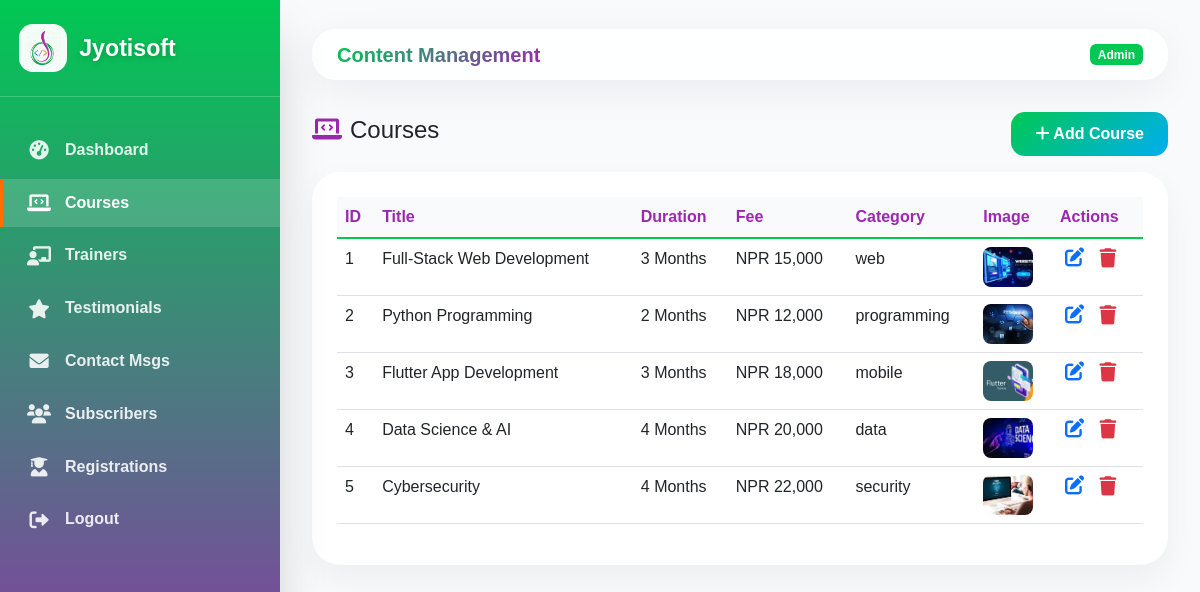
Page /admin/dashboard.php?section=courses (signed in) on the committed database.
### tables this page shows
CREATE TABLE courses (
    id INT AUTO_INCREMENT PRIMARY KEY,
    title VARCHAR(200) NOT NULL,
    duration VARCHAR(50) NOT NULL,
    fee VARCHAR(50) NOT NULL,
    category VARCHAR(50) NOT NULL,
    description TEXT,
    image_path VARCHAR(255)
);

### admin/dashboard.php (the view, shortened to what this page needs)
 <?php
require_once '../config/db.php';
$section = $_GET['section'] ?? 'dashboard';
?>
<!DOCTYPE html>
<html lang="en">
<head>
    <link href="https://cdn.jsdelivr.net/npm/bootstrap@5.3.0-alpha1/dist/css/bootstrap.min.css" rel="stylesheet">
    <link rel="stylesheet" href="https://cdnjs.cloudflare.com/ajax/libs/font-awesome/6.0.0-beta3/css/all.min.css">
</head>
<body>
<div class="admin-wrapper">
    <div class="sidebar" id="adminSidebar">
        <div class="brand">
            <div class="logo-container"><img src="../images/logo.png" alt="logo"></div>
            <span class="brand-text">Jyotisoft</span>
        </div>
        <ul class="sidebar-nav">
            <li class="nav-item-admin"><a class="nav-link-admin <?php echo $section=='dashboard'?'active':''; ?>" href="?section=dashboard"><i class="fas fa-tachometer-alt"></i> Dashboard</a></li>
            <li class="nav-item-admin"><a class="nav-link-admin <?php echo $section=='courses'?'active':''; ?>" href="?section=courses"><i class="fas fa-laptop-code"></i> Courses</a></li>
            <li class="nav-item-admin"><a class="nav-link-admin <?php echo $section=='trainers'?'active':''; ?>" href="?section=trainers"><i class="fas fa-chalkboard-user"></i> Trainers</a></li>
            <li class="nav-item-admin"><a class="nav-link-admin <?php echo $section=='testimonials'?'active':''; ?>" href="?section=testimonials"><i class="fas fa-star"></i> Testimonials</a></li>
            <li class="nav-item-admin"><a class="nav-link-admin <?php echo $section=='contacts'?'active':''; ?>" href="?section=contacts"><i class="fas fa-envelope"></i> Contact Msgs</a></li>
            <li class="nav-item-admin"><a class="nav-link-admin <?php echo $section=='subscribers'?'active':''; ?>" href="?section=subscribers"><i class="fas fa-users"></i> Subscribers</a></li>
            <li class="nav-item-admin"><a class="nav-link-admin <?php echo $section=='registrations'?'active':''; ?>" href="?section=registrations"><i class="fas fa-user-graduate"></i> Registrations</a></li>
            <li class="nav-item-admin"><a class="nav-link-admin" href="logout.php"><i class="fas fa-sign-out-alt"></i> Logout</a></li>
        </ul>
    </div>
    <div class="main-content">
        <div class="top-bar">
            <h5 class="m-0 fw-semibold" style="background: linear-gradient(135deg, var(--primary), var(--secondary)); -webkit-background-clip: text; background-clip: text; -webkit-text-fill-color: transparent;">Content Management</h5>
            <span class="badge" style="background: var(--primary);">Admin</span>
        </div>
        <?php if($section == 'dashboard'):
            $courses = $pdo->query("SELECT COUNT(*) FROM courses")->fetchColumn();
            $trainers = $pdo->query("SELECT COUNT(*) FROM trainers")->fetchColumn();
            $testimonials = $pdo->query("SELECT COUNT(*) FROM testimonials")->fetchColumn();
            $contacts = $pdo->query("SELECT COUNT(*) FROM contacts")->fetchColumn();
            $registrations = $pdo->query("SELECT COUNT(*) FROM registrations")->fetchColumn();
            $subscribers = $pdo->query("SELECT COUNT(*) FROM subscribers")->fetchColumn();
            $totalInquiries = $contacts + $registrations;
            $stmt = $pdo->query("SELECT category, COUNT(*) as cnt FROM courses GROUP BY category");
            $catData = [];
            while($row = $stmt->fetch()) $catData[$row['category']] = $row['cnt'];
            $categories = ['web','programming','mobile','data','security'];
            $catCounts = array_map(function($cat) use ($catData) { return $catData[$cat] ?? 0; }, $categories);
            $trainerNames = $pdo->query("SELECT name FROM trainers ORDER BY id")->fetchAll(PDO::FETCH_COLUMN);
            ?>
            <div class="row g-4" id="statsCards">
                <div class="col-md-3 col-6"><div class="stat-card"><h3><?=$courses?></h3><p>Courses</p></div></div>
                <div class="col-md-3 col-6"><div class="stat-card"><h3><?=$trainers?></h3><p>Trainers</p></div></div>
                <div class="col-md-3 col-6"><div class="stat-card"><h3><?=$testimonials?></h3><p>Testimonials</p></div></div>
                <div class="col-md-3 col-6"><div class="stat-card"><h3><?=$totalInquiries?></h3><p>Inquiries</p></div></div>
            </div>
            <div class="row mt-4">
                <div class="col-md-6"><div class="glass-card-admin"><canvas id="coursesChart"></canvas></div></div>
                <div class="col-md-6"><div class="glass-card-admin"><canvas id="trainersChart"></canvas></div></div>
            </div>
            <div class="glass-card-admin"><h6><i class="fas fa-bell me-2" style="color: var(--secondary);"></i> Recent Activities</h6><ul id="recentActivityList" class="list-unstyled">
                <?php
                $recentContacts = $pdo->query("SELECT name, submitted_at FROM contacts ORDER BY submitted_at DESC LIMIT 3")->fetchAll();
                $recentRegs = $pdo->query("SELECT name, submitted_at FROM registrations ORDER BY submitted_at DESC LIMIT 3")->fetchAll();
                $activities = array_merge($recentContacts, $recentRegs);
                usort($activities, function($a,$b){ return strtotime($b['submitted_at']) - strtotime($a['submitted_at']); });
                $activities = array_slice($activities, 0, 5);
                foreach($activities as $act):
                    echo "<li><i class='fas fa-envelope me-2' style='color:#9C27B0'></i> New inquiry from {$act['name']}</li>";
                endforeach;
                if(empty($activities)) echo "<li>No recent activity</li>";
                ?>
            </ul></div>
            <script>
                new Chart(document.getElementById('coursesChart'), { type: 'doughnut', data: { labels: ['Web','Programming','Mobile','Data','Security'], datasets: [{ data: <?=json_encode($catCounts)?>, backgroundColor: ['#00C853','#9C27B0','#FF6D00','#00B8FF','#D05CE3'] }] } });
                new Chart(document.getElementById('trainersChart'), { type: 'bar', data: { labels: <?=json_encode($trainerNames)?>, datasets: [{ label: 'Trainers', data: <?=json_encode(array_fill(0, count($trainerNames), 1))?>, backgroundColor: '#9C27B0' }] } });
            </script>
        <?php elseif($section == 'courses'):
            $courses = $pdo->query("SELECT * FROM courses ORDER BY id")->fetchAll();
            ?>
            <div class="d-flex justify-content-between align-items-center mb-3"><h4><i class="fas fa-laptop-code me-2" style="color: var(--secondary);"></i>Courses</h4><button class="btn btn-primary" data-bs-toggle="modal" data-bs-target="#courseModal" onclick="resetCourseForm()"><i class="fas fa-plus"></i> Add Course</button></div>
            <div class="glass-card-admin"><div class="table-responsive"><table class="table table-custom table-hover"><thead><tr><th>ID</th><th>Title</th><th>Duration</th><th>Fee</th><th>Category</th><th>Image</th><th>Actions</th></tr></thead><tbody>
            <?php foreach($courses as $c): ?>
                <tr><td><?=$c['id']?></td><td><?=htmlspecialchars($c['title'])?></td><td><?=$c['duration']?></td><td><?=$c['fee']?></td><td><?=$c['category']?></td><td><img src="../<?=$c['image_path']?>" width="50" height="40" style="object-fit:cover; border-radius:8px"></td>
                <td class="action-icons"><i class="fas fa-edit text-primary" onclick="editCourse(<?=$c['id']?>,'<?=addslashes($c['title'])?>','<?=addslashes($c['duration'])?>','<?=addslashes($c['fee'])?>','<?=addslashes($c['category'])?>','<?=addslashes($c['description'])?>','<?=$c['image_path']?>')"></i>
                <form method="POST" style="display:inline" onsubmit="return confirm('Delete course?')"><input type="hidden" name="delete_course" value="<?=$c['id']?>"><button type="submit" class="btn btn-link p-0 m-0" style="color:var(--secondary);"><i class="fas fa-trash text-danger"></i></button></form></td></tr>
            <?php endforeach; ?>
            </tbody></table></div></div>
        <?php endif; ?>
    </div>
</div>
</body>
</html>

### admin/dashboard.php (style rules this page uses)
:root { --primary: #00C853; --secondary: #9C27B0; --accent-orange: #FF6D00; --surface-2: #F8FAFC; --dark: #0B1120; }
* { margin:0; padding:0; box-sizing:border-box; }
body { font-family: 'Plus Jakarta Sans', sans-serif; background: var(--surface-2); overflow-x: hidden; }
.admin-wrapper { display: flex; min-height: 100vh; }
.sidebar { width: 280px; background: linear-gradient(180deg, var(--primary) 0%, var(--secondary) 100%); color: white; position: fixed; top: 0; left: 0; bottom: 0; overflow-y: auto; box-shadow: 0 25px 50px -12px rgba(0,0,0,0.25); transition: transform 0.3s ease; z-index: 1000; }
.brand { padding: 1.5rem 1.2rem; border-bottom: 1px solid rgba(255,255,255,0.2); display: flex; align-items: center; gap: 12px; }
.logo-container { width: 48px; height: 48px; background: rgba(255,255,255,0.96); border-radius: 14px; padding: 6px; display: flex; align-items: center; justify-content: center; }
.logo-container img { width: 100%; height: 100%; object-fit: contain; }
.brand-text { font-size: 1.45rem; font-weight: 800; text-shadow: 0 2px 6px rgba(0,0,0,0.2); }
.sidebar-nav { padding: 1.5rem 0; list-style: none; }
.nav-item-admin { margin: 0.3rem 0; }
.nav-link-admin { display: flex; align-items: center; gap: 14px; padding: 0.75rem 1.5rem; color: rgba(255,255,255,0.88); text-decoration: none; transition: all 0.2s; border-left: 3px solid transparent; font-weight: 600; }
.nav-link-admin i { width: 24px; text-align: center; font-size: 1.2rem; }
.nav-link-admin:hover, .nav-link-admin.active { background: rgba(255,255,255,0.15); color: white; border-left-color: var(--accent-orange); }
.main-content { flex: 1; margin-left: 280px; padding: 1.8rem 2rem; transition: margin-left 0.3s; }
.top-bar { background: rgba(255,255,255,0.85); backdrop-filter: blur(20px); border-radius: 24px; padding: 0.8rem 1.5rem; margin-bottom: 2rem; box-shadow: 0 10px 40px rgba(15,23,42,0.06); border: 1px solid rgba(255,255,255,0.3); display: flex; justify-content: space-between; align-items: center; }
.glass-card-admin { background: rgba(255,255,255,0.95); backdrop-filter: blur(20px); border: 1px solid rgba(255,255,255,0.3); border-radius: 28px; padding: 1.5rem; margin-bottom: 1.8rem; box-shadow: 0 15px 35px rgba(0,0,0,0.05); }
.btn-primary { background: linear-gradient(135deg, #00C853, #00AEEF); border: none; border-radius: 14px; padding: 0.6rem 1.5rem; font-weight: 700; color: white; transition: all 0.3s; }
.table-custom th { background: var(--surface-2); font-weight: 700; color: var(--secondary); border-bottom: 2px solid var(--primary); }
.action-icons i { font-size: 1.2rem; margin: 0 5px; cursor: pointer; transition: 0.2s; color: var(--secondary); }

### rows in the picture
courses: id "1", title "Full‑Stack Web Development", duration "3 Months", fee "NPR 15,000", category "web", image_path (picture)
courses: id "2", title "Python Programming", duration "2 Months", fee "NPR 12,000", category "programming", image_path (picture)
courses: id "3", title "Flutter App Development", duration "3 Months", fee "NPR 18,000", category "mobile", image_path (picture)
courses: id "4", title "Data Science & AI", duration "4 Months", fee "NPR 20,000", category "data", image_path (picture)
courses: id "5", title "Cybersecurity", duration "4 Months", fee "NPR 22,000", category "security", image_path (picture)
